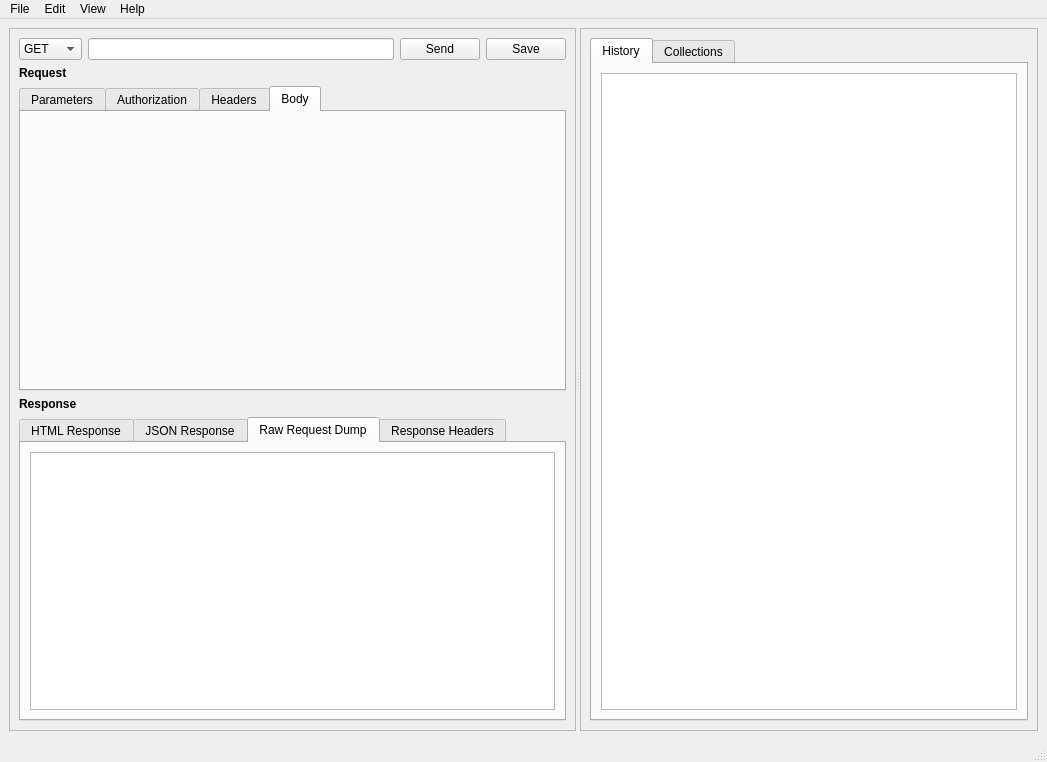
<?xml version="1.0" encoding="UTF-8"?>
<ui version="4.0">
 <class>mainWindow</class>
 <widget class="QMainWindow" name="mainWindow">
  <property name="geometry">
   <rect>
    <x>0</x>
    <y>0</y>
    <width>1047</width>
    <height>762</height>
   </rect>
  </property>
  <property name="windowTitle">
   <string>Rester | A Slick REST Client</string>
  </property>
  <widget class="QWidget" name="centralwidget">
   <property name="autoFillBackground">
    <bool>true</bool>
   </property>
   <layout class="QGridLayout" name="gridLayout_3">
    <item row="0" column="0">
     <widget class="QSplitter" name="splitter">
      <property name="orientation">
       <enum>Qt::Horizontal</enum>
      </property>
      <widget class="QFrame" name="action_frame">
       <property name="sizePolicy">
        <sizepolicy hsizetype="Preferred" vsizetype="Preferred">
         <horstretch>0</horstretch>
         <verstretch>0</verstretch>
        </sizepolicy>
       </property>
       <property name="frameShape">
        <enum>QFrame::StyledPanel</enum>
       </property>
       <property name="frameShadow">
        <enum>QFrame::Raised</enum>
       </property>
       <layout class="QGridLayout" name="gridLayout">
        <item row="0" column="0">
         <widget class="QComboBox" name="request_type">
          <property name="enabled">
           <bool>true</bool>
          </property>
          <property name="sizePolicy">
           <sizepolicy hsizetype="Fixed" vsizetype="Fixed">
            <horstretch>0</horstretch>
            <verstretch>0</verstretch>
           </sizepolicy>
          </property>
          <item>
           <property name="text">
            <string>GET</string>
           </property>
          </item>
          <item>
           <property name="text">
            <string>POST</string>
           </property>
          </item>
         </widget>
        </item>
        <item row="0" column="1">
         <widget class="QLineEdit" name="url">
          <property name="sizePolicy">
           <sizepolicy hsizetype="Expanding" vsizetype="Fixed">
            <horstretch>1</horstretch>
            <verstretch>0</verstretch>
           </sizepolicy>
          </property>
         </widget>
        </item>
        <item row="0" column="2">
         <widget class="QPushButton" name="send_btn">
          <property name="text">
           <string>Send</string>
          </property>
         </widget>
        </item>
        <item row="0" column="3">
         <widget class="QPushButton" name="save_btn">
          <property name="text">
           <string>Save</string>
          </property>
         </widget>
        </item>
        <item row="1" column="0">
         <widget class="QLabel" name="label_2">
          <property name="font">
           <font>
            <weight>75</weight>
            <bold>true</bold>
           </font>
          </property>
          <property name="text">
           <string>Request</string>
          </property>
         </widget>
        </item>
        <item row="2" column="0" colspan="4">
         <widget class="QTabWidget" name="params_tablist">
          <property name="currentIndex">
           <number>3</number>
          </property>
          <widget class="QWidget" name="params_tab">
           <attribute name="title">
            <string>Parameters</string>
           </attribute>
           <layout class="QVBoxLayout" name="verticalLayout">
            <item>
             <widget class="QLabel" name="params_tab_title">
              <property name="font">
               <font>
                <weight>75</weight>
                <bold>true</bold>
               </font>
              </property>
              <property name="text">
               <string>URL Query Parameters</string>
              </property>
             </widget>
            </item>
            <item>
             <widget class="QTableWidget" name="params_table">
              <property name="rowCount">
               <number>1</number>
              </property>
              <property name="horizontalHeader" stdset="0">
               <string/>
              </property>
              <attribute name="horizontalHeaderStretchLastSection">
               <bool>true</bool>
              </attribute>
              <row/>
              <column>
               <property name="text">
                <string>Key</string>
               </property>
              </column>
              <column>
               <property name="text">
                <string>Value</string>
               </property>
              </column>
             </widget>
            </item>
           </layout>
          </widget>
          <widget class="QWidget" name="auth_tab">
           <attribute name="title">
            <string>Authorization</string>
           </attribute>
           <widget class="QComboBox" name="auth_type">
            <property name="geometry">
             <rect>
              <x>10</x>
              <y>40</y>
              <width>121</width>
              <height>33</height>
             </rect>
            </property>
            <item>
             <property name="text">
              <string>No Auth</string>
             </property>
            </item>
            <item>
             <property name="text">
              <string>Bearer Token</string>
             </property>
            </item>
           </widget>
           <widget class="QLabel" name="auth_type_label">
            <property name="geometry">
             <rect>
              <x>10</x>
              <y>20</y>
              <width>111</width>
              <height>17</height>
             </rect>
            </property>
            <property name="text">
             <string>Authorization Type</string>
            </property>
           </widget>
           <widget class="QLabel" name="token_field_label">
            <property name="geometry">
             <rect>
              <x>150</x>
              <y>20</y>
              <width>54</width>
              <height>17</height>
             </rect>
            </property>
            <property name="text">
             <string>Token</string>
            </property>
           </widget>
           <widget class="QLineEdit" name="auth_type_value">
            <property name="geometry">
             <rect>
              <x>150</x>
              <y>40</y>
              <width>461</width>
              <height>33</height>
             </rect>
            </property>
           </widget>
          </widget>
          <widget class="QWidget" name="header_tab">
           <attribute name="title">
            <string>Headers</string>
           </attribute>
           <layout class="QVBoxLayout" name="verticalLayout_2">
            <item>
             <widget class="QLabel" name="headers_tab_title">
              <property name="font">
               <font>
                <weight>75</weight>
                <bold>true</bold>
               </font>
              </property>
              <property name="text">
               <string>Headers (1)</string>
              </property>
             </widget>
            </item>
            <item>
             <widget class="QTableWidget" name="headers_table">
              <property name="font">
               <font>
                <kerning>true</kerning>
               </font>
              </property>
              <property name="rowCount">
               <number>1</number>
              </property>
              <attribute name="horizontalHeaderStretchLastSection">
               <bool>true</bool>
              </attribute>
              <row/>
              <column>
               <property name="text">
                <string>Key</string>
               </property>
              </column>
              <column>
               <property name="text">
                <string>Value</string>
               </property>
              </column>
             </widget>
            </item>
           </layout>
          </widget>
          <widget class="QWidget" name="tab">
           <attribute name="title">
            <string>Body</string>
           </attribute>
          </widget>
         </widget>
        </item>
        <item row="3" column="0">
         <widget class="QLabel" name="label">
          <property name="font">
           <font>
            <weight>75</weight>
            <bold>true</bold>
           </font>
          </property>
          <property name="text">
           <string>Response</string>
          </property>
         </widget>
        </item>
        <item row="4" column="0" colspan="4">
         <widget class="QTabWidget" name="response_tablist">
          <property name="currentIndex">
           <number>2</number>
          </property>
          <widget class="QWidget" name="response_html_tab">
           <attribute name="title">
            <string>HTML Response</string>
           </attribute>
          </widget>
          <widget class="QWidget" name="response_json_tab">
           <attribute name="title">
            <string>JSON Response</string>
           </attribute>
          </widget>
          <widget class="QWidget" name="response_raw_tab">
           <attribute name="title">
            <string>Raw Request Dump</string>
           </attribute>
           <layout class="QGridLayout" name="gridLayout_7">
            <item row="0" column="0">
             <widget class="QTextBrowser" name="response_raw"/>
            </item>
           </layout>
          </widget>
          <widget class="QWidget" name="response_headers_tab">
           <attribute name="title">
            <string>Response Headers</string>
           </attribute>
           <layout class="QGridLayout" name="gridLayout_4">
            <item row="0" column="0">
             <widget class="QTableWidget" name="response_headers_table">
              <property name="gridStyle">
               <enum>Qt::NoPen</enum>
              </property>
              <property name="rowCount">
               <number>1</number>
              </property>
              <attribute name="horizontalHeaderStretchLastSection">
               <bool>true</bool>
              </attribute>
              <row/>
              <column>
               <property name="text">
                <string>Key</string>
               </property>
              </column>
              <column>
               <property name="text">
                <string>Value</string>
               </property>
              </column>
             </widget>
            </item>
           </layout>
          </widget>
         </widget>
        </item>
       </layout>
      </widget>
      <widget class="QFrame" name="history_and_collection_frame">
       <property name="font">
        <font>
         <kerning>false</kerning>
        </font>
       </property>
       <property name="frameShape">
        <enum>QFrame::StyledPanel</enum>
       </property>
       <property name="frameShadow">
        <enum>QFrame::Raised</enum>
       </property>
       <layout class="QGridLayout" name="gridLayout_2">
        <item row="0" column="0">
         <widget class="QTabWidget" name="history_and_collection_tabs">
          <property name="currentIndex">
           <number>0</number>
          </property>
          <widget class="QWidget" name="tab_2">
           <attribute name="title">
            <string>History</string>
           </attribute>
           <layout class="QGridLayout" name="gridLayout_5">
            <item row="0" column="0">
             <widget class="QListView" name="history_list"/>
            </item>
           </layout>
          </widget>
          <widget class="QWidget" name="tab_3">
           <attribute name="title">
            <string>Collections</string>
           </attribute>
           <layout class="QGridLayout" name="gridLayout_6">
            <item row="0" column="0">
             <widget class="QListView" name="collections_list"/>
            </item>
           </layout>
          </widget>
         </widget>
        </item>
       </layout>
      </widget>
     </widget>
    </item>
   </layout>
  </widget>
  <widget class="QMenuBar" name="menubar">
   <property name="geometry">
    <rect>
     <x>0</x>
     <y>0</y>
     <width>1047</width>
     <height>25</height>
    </rect>
   </property>
   <widget class="QMenu" name="menuFile">
    <property name="title">
     <string>File</string>
    </property>
    <addaction name="actionQuit"/>
    <addaction name="separator"/>
    <addaction name="actionPreferences_Settings"/>
   </widget>
   <widget class="QMenu" name="menuEdit">
    <property name="title">
     <string>Edit</string>
    </property>
    <addaction name="actionUndo"/>
    <addaction name="actionRedo"/>
    <addaction name="separator"/>
    <addaction name="actionCut"/>
    <addaction name="actionCopy"/>
    <addaction name="actionPaste"/>
    <addaction name="actionSelect_All"/>
    <addaction name="separator"/>
    <addaction name="actionSettings_Preferences"/>
   </widget>
   <widget class="QMenu" name="menuView">
    <property name="title">
     <string>View</string>
    </property>
    <addaction name="actionToggle_Fullscreen"/>
    <addaction name="actionToggle_Sidebar"/>
   </widget>
   <widget class="QMenu" name="menuHelp">
    <property name="title">
     <string>Help</string>
    </property>
    <addaction name="actionCheck_for_updates"/>
    <addaction name="separator"/>
    <addaction name="actionDocumentation"/>
    <addaction name="actionFAQs"/>
    <addaction name="actionSupport"/>
    <addaction name="actionReport_Bug"/>
    <addaction name="separator"/>
    <addaction name="actionAbout_Rest_App"/>
   </widget>
   <addaction name="menuFile"/>
   <addaction name="menuEdit"/>
   <addaction name="menuView"/>
   <addaction name="menuHelp"/>
  </widget>
  <widget class="QStatusBar" name="statusbar">
   <property name="sizePolicy">
    <sizepolicy hsizetype="Preferred" vsizetype="Preferred">
     <horstretch>0</horstretch>
     <verstretch>0</verstretch>
    </sizepolicy>
   </property>
  </widget>
  <action name="actionQuit">
   <property name="text">
    <string>Quit</string>
   </property>
  </action>
  <action name="actionUndo">
   <property name="text">
    <string>Undo</string>
   </property>
  </action>
  <action name="actionRedo">
   <property name="text">
    <string>Redo</string>
   </property>
  </action>
  <action name="actionCut">
   <property name="text">
    <string>Cut</string>
   </property>
  </action>
  <action name="actionCopy">
   <property name="text">
    <string>Copy</string>
   </property>
  </action>
  <action name="actionPaste">
   <property name="text">
    <string>Paste</string>
   </property>
  </action>
  <action name="actionSelect_All">
   <property name="text">
    <string>Select All</string>
   </property>
  </action>
  <action name="actionToggle_Sidebar">
   <property name="text">
    <string>Toggle Sidebar</string>
   </property>
  </action>
  <action name="actionToggle_Fullscreen">
   <property name="text">
    <string>Toggle Full Screen</string>
   </property>
  </action>
  <action name="actionCheck_for_updates">
   <property name="text">
    <string>Check for Updates</string>
   </property>
  </action>
  <action name="actionDocumentation">
   <property name="text">
    <string>Documentation</string>
   </property>
  </action>
  <action name="actionSupport">
   <property name="text">
    <string>Support</string>
   </property>
  </action>
  <action name="actionReport_Bug">
   <property name="text">
    <string>Report Bug</string>
   </property>
  </action>
  <action name="actionFAQs">
   <property name="text">
    <string>FAQs</string>
   </property>
  </action>
  <action name="actionAbout_Rest_App">
   <property name="text">
    <string>About Rest App</string>
   </property>
  </action>
  <action name="actionPreferences_Settings">
   <property name="text">
    <string>Settings/Preferences</string>
   </property>
  </action>
  <action name="actionSettings_Preferences">
   <property name="text">
    <string>Settings/Preferences</string>
   </property>
  </action>
 </widget>
 <resources/>
 <connections/>
</ui>
